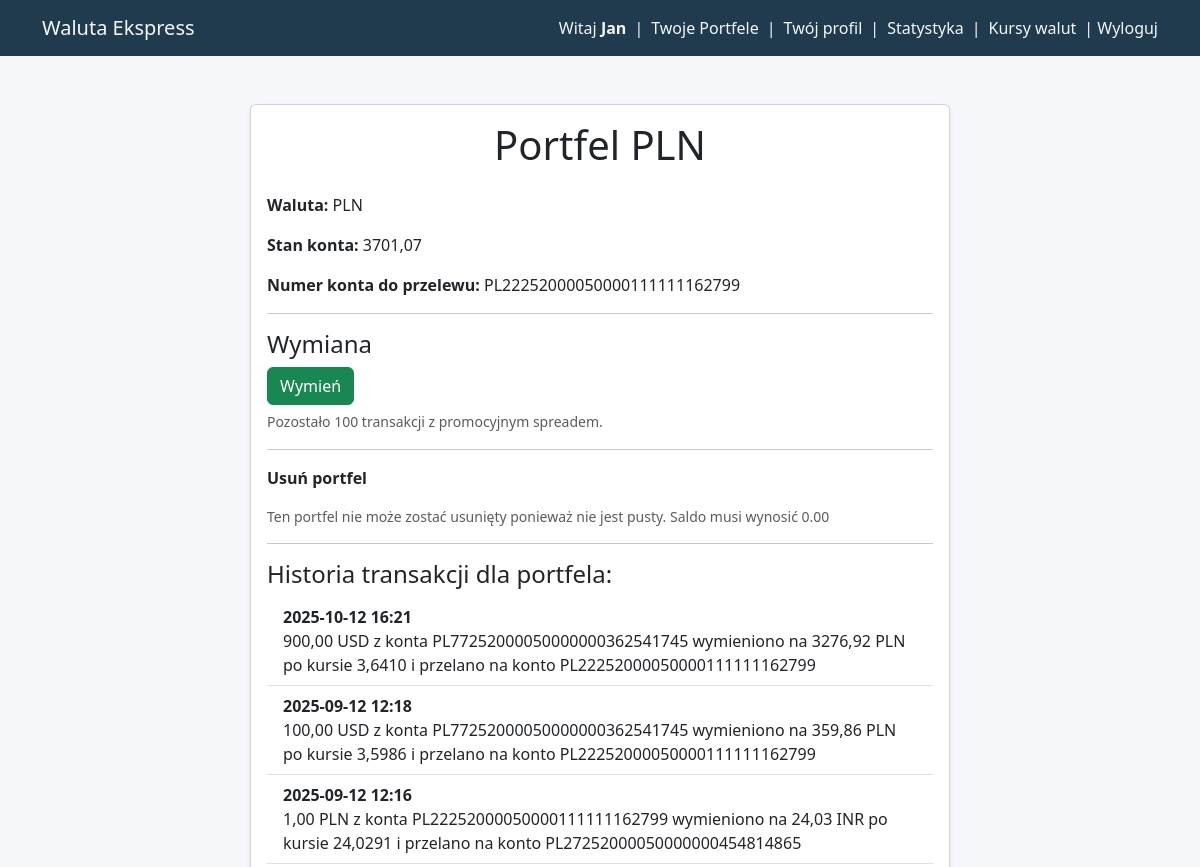
The page /wallet/7/ (signed in, upper part) on the database as committed earlier.
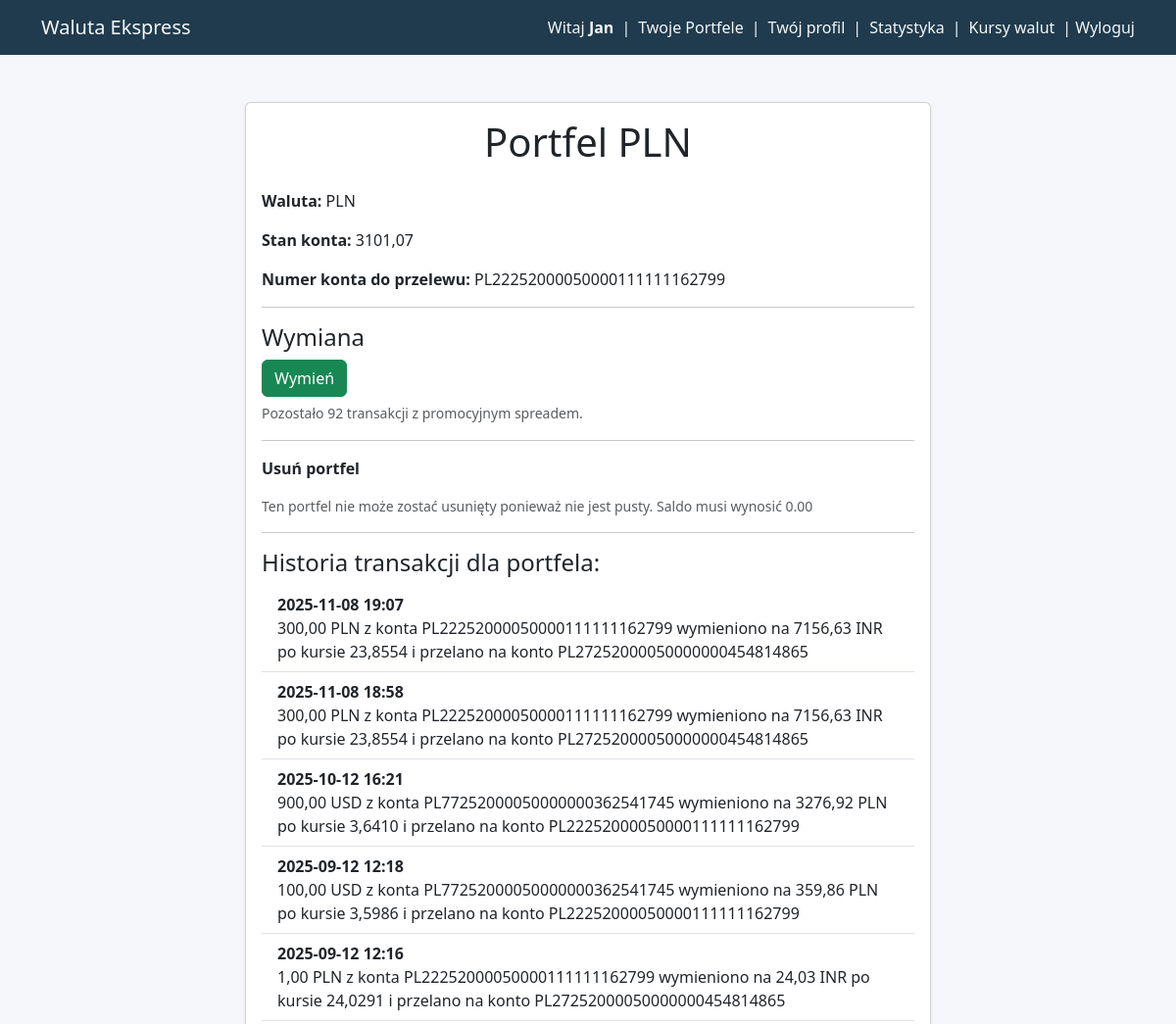
The same page on the database as committed later.
### apps/backend_brokers/models.py (models this page shows, shortened)
class Wallet(models.Model):
    SELECTABLE_CURRENCIES = [
        ("PLN", "polski nowy złoty"),
        ("EUR", "euro"),
        ("USD", "dolar amerykański"),
        ("AUD", "dolar australijski"),
        ("BGN", "lew (Bułgaria)"),
        ("BRL", "real (Brazylia)"),
        ("CAD", "dolar kanadyjski"),
        ("CHF", "frank szwajcarski"),
        ("CLP", "peso chilijskie"),
        ("CNY", "yuan renminbi (Chiny)"),
        ("CZK", "korona czeska"),
        ("DKK", "korona duńska"),
        ("GBP", "funt szterling"),
        ("HKD", "dolar Hongkongu"),
        ("HUF", "forint (Węgry)"),
        ("IDR", "rupia indonezyjska"),
        ("ILS", "nowy izraelski szekel"),
        ("INR", "rupia indyjska"),
        ("ISK", "korona islandzka"),
        ("JPY", "jen (Japonia)"),
        ("KRW", "won południowokoreański"),
        ("MXN", "peso meksykańskie"),
        ("MYR", "ringgit (Malezja)"),
        ("NOK", "korona norweska"),
        ("NZD", "dolar nowozelandzki"),
        ("PHP", "peso filipińskie"),
        ("RON", "lej rumuński"),
        ("SEK", "korona szwedzka"),
        ("SGD", "dolar singapurski"),
        ("THB", "bat (Tajlandia)"),
        ("TRY", "lira turecka"),
        ("UAH", "hrywna (Ukraina)"),
        ("XDR", "SDR (MFW)"),
        ("ZAR", "rand (Republika Południowej Afryki)"),
    ]  # Added to automate drop-down lists
    user = models.ForeignKey(
        Profile,
        on_delete=models.SET_DEFAULT,
        related_name="wallets",
        default="deleted_user",
    )
    wallet_id = models.CharField(max_length=50, unique=True)
    currency = models.CharField(max_length=10, choices=SELECTABLE_CURRENCIES)
    iban = models.CharField(max_length=34, unique=True)
    balance = models.DecimalField(
        max_digits=12, decimal_places=2, default=0.00
    )  # Adjusted per Django Antipatterns
    wallet_status = models.CharField(max_length=50, default="active")

class Transaction(models.Model):
    user = models.ForeignKey(
        Profile, on_delete=models.CASCADE, related_name="transactions"
    )
    source_iban = models.CharField(max_length=34, default="test")
    from_currency = models.CharField(max_length=10)  # np. "USD"
    to_currency = models.CharField(max_length=10)  # np. "PLN"
    destination_iban = models.CharField(max_length=34, default="test")
    amount = models.DecimalField(
        max_digits=12, decimal_places=2
    )  # amount in source currency
    rate = models.DecimalField(max_digits=10, decimal_places=4)  # exchange rate
    result_amount = models.DecimalField(max_digits=12, decimal_places=2, editable=True)
    created_at = models.DateTimeField(auto_now_add=True)
    visible_to = models.CharField(max_length=32)  # np. "admin", "user"

### apps/backend_brokers/views.py (the view)
@login_required
def wallet_properies_and_history(request, wallet_id):
    now = timezone.now()
    transactions_current_month = Transaction.objects.filter(
        user_id=request.user.id, created_at__year=now.year, created_at__month=now.month
    )
    transactions_count = transactions_current_month.count()
    transactions_remaining = request.user.profile.transaction_limit - transactions_count
    wallet = get_object_or_404(
        Wallet, id=wallet_id, user=request.user.id, wallet_status="active"
    )
    iban = wallet.iban
    transactions = (
        Transaction.objects.filter(source_iban=iban, visible_to="user")
        | Transaction.objects.filter(destination_iban=iban, visible_to="user")
        | Transaction.objects.filter(destination_iban=iban, visible_to="deposit")
    )  # list of all transactions containing given wallet iban
    transactions = transactions.order_by(
        "-created_at"
    )  # newsest transactions at the top
    return render(
        request,
        "backend_brokers/wallet.html",
        {
            "wallet": wallet,
            "transactions": transactions,
            "transactions_remaining": transactions_remaining,
        },
    )

### apps/backend_brokers/templates/backend_brokers/wallet.html (shortened to what this page needs)
{% extends 'backend_brokers/base.html' %}
{% block content %}
<div class="container mt-5">
    <div class="card shadow-sm mx-auto" style="max-width: 700px;">
        <div class="card-body">
            <h1 class="card-title text-center mb-4">Portfel {{ wallet.currency }}</h1>
            <p><strong>Waluta:</strong> {{ wallet.currency }}</p>
            <p><strong>Stan konta:</strong> {{ wallet.balance|floatformat:2 }}</p>
            <p><strong>Numer konta do przelewu:</strong> {{ wallet.iban }}</p>
            <hr>
            <h4>Wymiana</h4>
            {% if transactions_remaining <= 0 %}
                <a href="{% url 'transfer_funds' %}" class="btn btn-success mb-1">Wymień</a><br>
                <small class="text-muted">
                    Wyczerpano limit transakcji z promocyjnym spreadem. Kolejna wymiana będzie po kursie standardowym.
                </small>
            {% else %}
                <a href="{% url 'transfer_funds' %}" class="btn btn-success mb-1">Wymień</a><br>
                <small class="text-muted">
                    Pozostało {{ transactions_remaining }} transakcji z promocyjnym spreadem.
                </small>
            {% endif %}
            <hr>
            {% if wallet.balance == 0 %}
                <form action="{% url 'delete_wallet' wallet.id %}" method="get">
                    <button type="submit" class="btn btn-danger">Usuń portfel</button>
                </form>
            {% else %}
                <p><strong>Usuń portfel</strong></p>
                <p class="text-muted small">
                    Ten portfel nie może zostać usunięty ponieważ nie jest pusty. Saldo musi wynosić 0.00
                </p>
            {% endif %}
            <hr>
            <h4>Historia transakcji dla portfela: {{ wallet.name }}</h4>
            {% if transactions %}
                <ul class="list-group list-group-flush">
                    {% for tx in transactions %}
                        <li class="list-group-item">
                            <strong>{{ tx.created_at|date:"Y-m-d H:i" }}</strong><br>
                            {{ tx.amount|floatformat:2 }} {{ tx.from_currency }} z konta {{ tx.source_iban }} wymieniono na
                            {{ tx.result_amount|floatformat:2 }} {{ tx.to_currency }} po kursie {{ tx.rate }} i przelano na konto {{ tx.destination_iban }}
                        </li>
                    {% endfor %}
                </ul>
            {% else %}
                <p class="text-muted">Brak transakcji dla tego portfela.</p>
            {% endif %}
        </div>
    </div>
</div>
{% endblock %}

Rows that differ between the two databases and show on the page:
changed Wallet "PLN": balance "3701,07" → "3101,07"
added Transaction: created_at "2025-11-08 19:07", amount "300,00", from_currency "PLN", source_iban "PL22252000050000111111162799", result_amount "7156,63", to_currency "INR", rate "23,8554", destination_iban "PL27252000050000000454814865"
added Transaction: created_at "2025-11-08 18:58", amount "300,00", from_currency "PLN", source_iban "PL22252000050000111111162799", result_amount "7156,63", to_currency "INR", rate "23,8554", destination_iban "PL27252000050000000454814865"
Other text that changed with them:
{{ transactions_remaining }}: "100" → "92"
